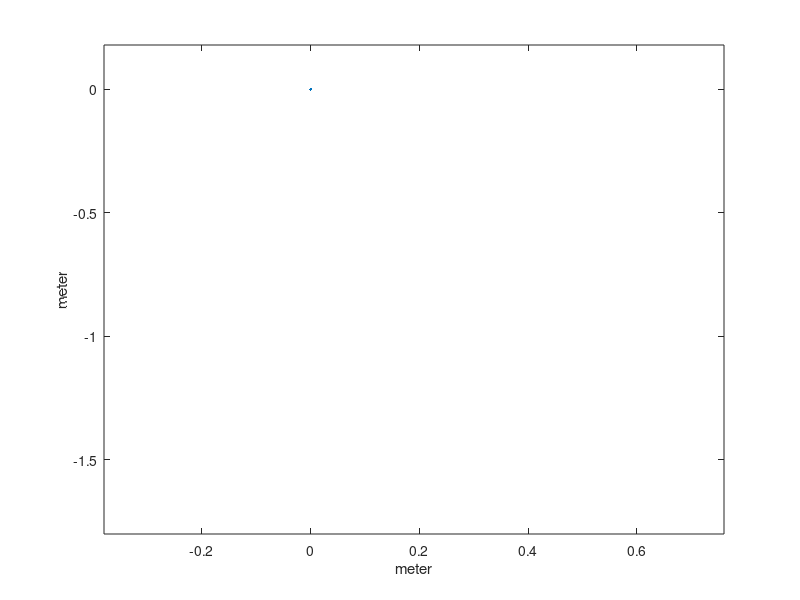

Here is the MATLAB script that generated this plot: (Note: this script raises an error after producing the figure.)
%% Cloth simulation

%% About

%This program is a simulation of a cloth based on a
%mass-spring-damper method.

%Created by Josefine Klintberg, Julius Halldan, Olivia Enroth, Elin
%Karlsson

%% Reset

close all; clc; clear all;

%% Main simulation, variables

PlotWindow.f = figure;
PlotWindow.a = axes;
PlotWindow.h = plot(0, 0);

xlabel('meter');
ylabel('meter');

% Parameters
sim = 1; %1 = top row, 2 = one point, 3 = table
method = 2; %1 = Euler, 2 = Verlet

row =10;
col = 20;
ts = 0.001;              % Seconds
timelim = 10000;
distanceParticles = 0.02;    % Meter
stiffness = 20;           % N/m
damping = 4;            % Ns/m
mass = 0.2;              % Kg

%% Set properties

if(sim == 1)
    stiffness = 40;           % N/m
    damping = 12;            % Ns/m
end

if(sim == 2)
    col = 8;
    row = 8;
    stiffness = 90;           % N/m 
    damping = 15;            % Ns/m 
    m = 0.08;
end

if(sim == 3)
    col = 10;
    stiffness = 20;           % N/m
    damping = 4;            % Ns/m
    mass = 0.2;              % Kg
end

%%  Build the nodes and the canvas
lattice.row = row;
lattice.col = col;


for c = 1: col
    for r = 1 : row
        particle(r,c).initalPos = [(c - 1)*distanceParticles (r - 1)*distanceParticles ]; 
        particle(r,c).pos = particle(r,c).initalPos;
        particle(r,c).pos_old = particle(r,c).pos; % Used for Verlet integration
        particle(r,c).acc = [0 0];
        particle(r,c).vel = [0 0];
        particle(r,c).force_ext = [0 0];
        
        if(sim == 1)
            if (r == 1)
                particle(r,c).isFixed = 1;
            else
                particle(r,c).isFixed = 0;
            end
        end
        
        % Set only one point
        if(sim == 2)
            if (r == 1 && c == 1)
                particle(r,c).isFixed = 1;
            else
                particle(r,c).isFixed = 0;
            end
        end

        % Set middle square as fixed
        if(sim == 3)
            if ((r <= floor(row/2)+3 && r >= floor(row/2)-3 ) && (c <= floor(col/2)+3 && c >= floor(col/2)-2 ))
                  particle(r,c).isFixed = 1;
            else
                particle(r,c).isFixed = 0;
            end
        end

    end
end

lattice.particle = particle;

% Create the plot window
i = 1;
for c = 1 : lattice.col
    for r = 1 : lattice.row
        plot(i,:) = lattice.particle(r, c).pos;
        i = i + 1;
    end
end

canvas_min = min(plot);
canvas_max = max(plot);
range = canvas_max - canvas_min;

xlim([canvas_min(1)-range(1) canvas_max(1)+range(1)])
if(sim == 1)
    ylim([canvas_min(2)-range(2)*lattice.row canvas_max(2)])
elseif(sim == 2)
    ylim([-1.5 canvas_max(2)]) %For fixed middle
elseif(sim == 3)
    ylim([-0.4 0.4]) %For fixed square
end

latticePlot = drawNodes(PlotWindow, plot, lattice, 0);

%% Main loop
for i = 0 : timelim

    %Update the position of the nodes
    lattice = updateNode(lattice, mass, stiffness, damping, ts, method);
    
    %Draw the nodes in the plot
    latticePlot = drawNodes(PlotWindow, latticePlot, lattice, ts);
end

%% Draw the nodes
function plot = drawNodes(PlotWindow, plot, lattice, timestep)
i = 1;

for c = 1 : lattice.col
    for r = lattice.row : -1 : 1
        plot(i, :) = lattice.particle(r, c).pos;
        i = i + 1;
    end
    
    for r = 1 : lattice.row
        plot(i,:) = lattice.particle(r,c).pos;
        i = i + 1;
        if (c < lattice.col)
            plot(i ,:) = lattice.particle(r, c + 1).pos;
            i = i + 1;
        end
    end   
end

set(PlotWindow.h, 'XData', plot(:,1));
set(PlotWindow.h, 'YData', plot(:,2));

drawnow;
end


%% Update the position of each node

function lattice = updateNode(lattice, mass, stiffness, damping, ts, method)

    row = lattice.row;
    col = lattice.col;
    particle = lattice.particle;

    % Go through lattice
    for r = 1 : row    
        for c = 1 : col
            
            % Forces and initial length
            fs = [0 0];
            fb = [0 0];
            f_gravity = mass * [0 -9.81];
            f_air = [0 0];
            
            % Update forces for 4-neighbours (stretching forces)
            % Update forces for 8-neighbours (shearing forces)
            % Spring force according to Hook's law 
            % Damping force according to linear damping of velocity
            
            % Mass to the left
            if (c > 1)
                L = norm(particle(r, c).initalPos - particle(r, c-1).initalPos);                        
                xij = particle(r, c).pos - particle(r, c-1).pos; 
                norm_xij = norm(xij, 2);
                fs = fs + (-stiffness * (norm_xij - L) * xij / norm_xij);
                fb = fb + (-damping*(particle(r, c).vel - particle(r, c-1).vel));
            end
            
            % Mass above
            if (r > 1)
                L = norm(particle(r, c).initalPos - particle(r-1, c).initalPos);
                xij = particle(r, c).pos - particle(r-1, c).pos;
                norm_xij = norm(xij, 2);
                fs = fs + (-stiffness * (norm_xij - L) * xij / norm_xij);
                fb = fb + (-damping*(particle(r, c).vel - particle(r-1, c).vel));
            end
            
            % Mass below
            if (r < row)
                L = norm(particle(r, c).initalPos - particle(r+1, c).initalPos);
                xij = particle(r, c).pos - particle(r+1, c).pos;
                norm_xij = norm(xij);
                fs = fs + (-stiffness * (norm_xij - L) * xij / norm_xij);
                fb = fb + ( -damping*(particle(r, c).vel - particle(r+1, c).vel));
            end

            % Mass to the right
            if (c < col)
                L = norm(particle(r, c).initalPos - particle(r, c+1).initalPos);
                xij = particle(r, c).pos - particle(r, c+1).pos;
                norm_xij = norm(xij, 2);
                fs = fs + (-stiffness * (norm_xij - L) * xij / norm_xij);
                fb = fb + (-damping*(particle(r, c).vel - particle(r, c+1).vel));
            end
            
            % Mass diagonal, down left
            if (r < row && c > 1)
                L = norm(particle(r, c).initalPos - particle(r+1, c-1).initalPos);
                xij = particle(r, c).pos - particle(r+1, c-1).pos;
                norm_xij = norm(xij);        
                fs = fs + (-stiffness * (norm_xij - L) * xij / norm_xij);
                fb = fb + (-damping*(particle(r, c).vel - particle(r+1, c-1).vel));
            end

            % Mass diagonal, top right
            if (r > 1 && c < col)
                L = norm(particle(r, c).initalPos - particle(r-1, c+1).initalPos);
                xij = particle(r, c).pos - particle(r-1, c+1).pos;
                norm_xij = norm(xij, 2);
                fs = fs + (-stiffness * (norm_xij - L) * xij / norm_xij);
                fb = fb + (-damping*(particle(r, c).vel - particle(r-1, c+1).vel));
            end
            
            % Mass diagonal, down right
            if (r < row && c < col)
                L = norm(particle(r, c).initalPos - particle(r+1, c+1).initalPos);                        
                xij = particle(r, c).pos - particle(r+1, c+1).pos; 
                norm_xij = norm(xij, 2);
                fs = fs + (-stiffness * (norm_xij - L) * xij / norm_xij);
                fb = fb + (-damping*(particle(r, c).vel - particle(r+1, c+1).vel));
            end
            
            % Mass diagonal, top left
            if (r > 1 && c > 1)
                L = norm(particle(r, c).initalPos - particle(r-1, c-1).initalPos);                        
                xij = particle(r, c).pos - particle(r-1, c-1).pos; 
                norm_xij = norm(xij, 2);
                fs = fs + (-stiffness * (norm_xij - L) * xij / norm_xij);
                fb = fb + (-damping*(particle(r, c).vel - particle(r-1, c-1).vel));
            end
            
            % External forces
            f_air = 0.2 * particle(r,c).vel;
            
            % Add spring forces, damping forces and gravity together
            particle(r,c).force =  fs + fb + f_gravity - f_air;
        end
    end

    % Position, velocity, and accelleration update for all particles
    for r = 1 : row        
        for c = 1: col
            if  particle(r,c).isFixed ~= 1  % Upate all nodes except the fixed ones          
                particle(r,c).acc = particle(r,c).force ./ mass;
                
                % Euler method for updating position and velocity
                if(method == 1)
                    particle(r,c).vel = Euler(particle(r,c).vel, particle(r,c).acc, ts);
                    particle(r,c).pos = Euler(particle(r,c).pos, particle(r,c).vel, ts); 
                else
                    % Verlet method for updating position and velocity
                    [particle(r,c).pos_old, particle(r,c).pos, particle(r,c).vel] = Verlet(particle(r,c).pos, particle(r,c).pos_old, particle(r,c).acc, ts);
            
                end
            end
        end
    end
    
    lattice.particle = particle;
end

%% Euler method

function xtNext = Euler(xt, xtPrim,h)
    xtNext = xt + h*xtPrim;
end


%% Verlet method

% Position and velocity update
function [xtLast, xtNext, vtNext] = Verlet(xt, xtPrev, xtPrimPrim, h)
    xtLast = xt;
    xtNext = 2*xt - xtPrev + h^2*xtPrimPrim;
    vtNext = 1/(2*h) * (xtNext - xt);
end
